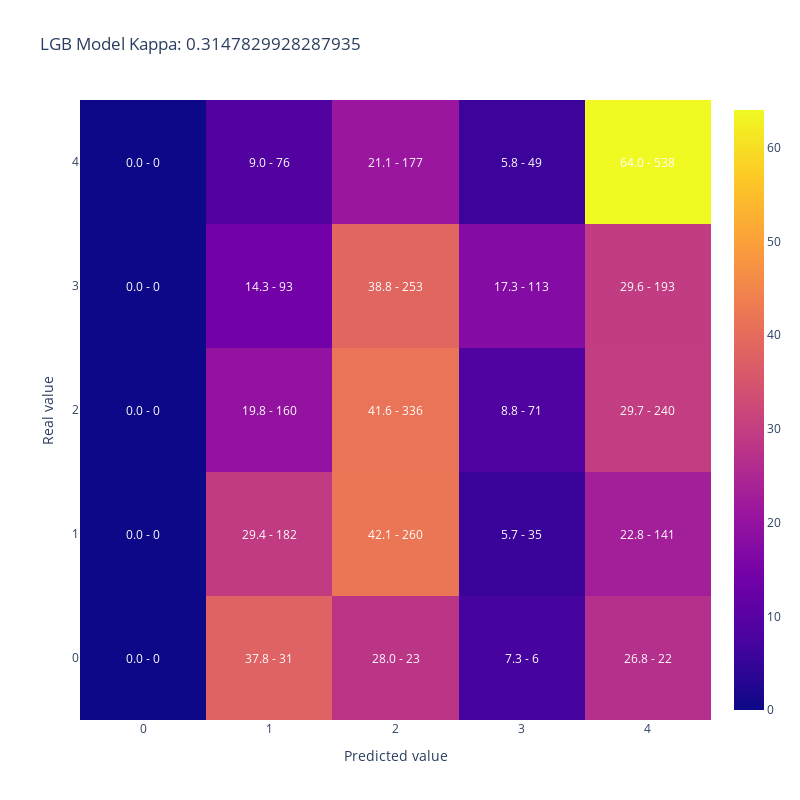

Notebook code cell kept with this figure:
### Code cell
plot_confusion_matrix(merged_datasets['AdoptionSpeed'],
                      merged_datasets['lgb_pred'], 
                    title = 'LGB Model Kappa: ' + str(cohen_kappa_score(merged_datasets['AdoptionSpeed'],
                                                                    merged_datasets['lgb_pred'], 
                                                                    weights='quadratic')))

### Figure 1 — Plotly figure (JSON) as saved in the notebook; plotly's stock layout.template omitted (floating-point values rounded to 4 significant figures)
{"data": [{"type": "heatmap", "x": [0, 1, 2, 3, 4], "y": [0, 1, 2, 3, 4], "z": [[0, 37.8, 28.05, 7.317, 26.83], [0, 29.45, 42.07, 5.663, 22.82], [0, 19.83, 41.64, 8.798, 29.74], [0, 14.26, 38.8, 17.33, 29.6], [0, 9.048, 21.07, 5.833, 64.05]]}], "layout": {"annotations": [{"font": {"color": "white"}, "showarrow": false, "text": "0.0 - 0", "x": 0, "xref": "x", "y": 0, "yref": "y"}, {"font": {"color": "white"}, "showarrow": false, "text": "37.8 - 31", "x": 1, "xref": "x", "y": 0, "yref": "y"}, {"font": {"color": "white"}, "showarrow": false, "text": "28.0 - 23", "x": 2, "xref": "x", "y": 0, "yref": "y"}, {"font": {"color": "white"}, "showarrow": false, "text": "7.3 - 6", "x": 3, "xref": "x", "y": 0, "yref": "y"}, {"font": {"color": "white"}, "showarrow": false, "text": "26.8 - 22", "x": 4, "xref": "x", "y": 0, "yref": "y"}, {"font": {"color": "white"}, "showarrow": false, "text": "0.0 - 0", "x": 0, "xref": "x", "y": 1, "yref": "y"}, {"font": {"color": "white"}, "showarrow": false, "text": "29.4 - 182", "x": 1, "xref": "x", "y": 1, "yref": "y"}, {"font": {"color": "white"}, "showarrow": false, "text": "42.1 - 260", "x": 2, "xref": "x", "y": 1, "yref": "y"}, {"font": {"color": "white"}, "showarrow": false, "text": "5.7 - 35", "x": 3, "xref": "x", "y": 1, "yref": "y"}, {"font": {"color": "white"}, "showarrow": false, "text": "22.8 - 141", "x": 4, "xref": "x", "y": 1, "yref": "y"}, {"font": {"color": "white"}, "showarrow": false, "text": "0.0 - 0", "x": 0, "xref": "x", "y": 2, "yref": "y"}, {"font": {"color": "white"}, "showarrow": false, "text": "19.8 - 160", "x": 1, "xref": "x", "y": 2, "yref": "y"}, {"font": {"color": "white"}, "showarrow": false, "text": "41.6 - 336", "x": 2, "xref": "x", "y": 2, "yref": "y"}, {"font": {"color": "white"}, "showarrow": false, "text": "8.8 - 71", "x": 3, "xref": "x", "y": 2, "yref": "y"}, {"font": {"color": "white"}, "showarrow": false, "text": "29.7 - 240", "x": 4, "xref": "x", "y": 2, "yref": "y"}, {"font": {"color": "white"}, "showarrow": false, "text": "0.0 - 0", "x": 0, "xref": "x", "y": 3, "yref": "y"}, {"font": {"color": "white"}, "showarrow": false, "text": "14.3 - 93", "x": 1, "xref": "x", "y": 3, "yref": "y"}, {"font": {"color": "white"}, "showarrow": false, "text": "38.8 - 253", "x": 2, "xref": "x", "y": 3, "yref": "y"}, {"font": {"color": "white"}, "showarrow": false, "text": "17.3 - 113", "x": 3, "xref": "x", "y": 3, "yref": "y"}, {"font": {"color": "white"}, "showarrow": false, "text": "29.6 - 193", "x": 4, "xref": "x", "y": 3, "yref": "y"}, {"font": {"color": "white"}, "showarrow": false, "text": "0.0 - 0", "x": 0, "xref": "x", "y": 4, "yref": "y"}, {"font": {"color": "white"}, "showarrow": false, "text": "9.0 - 76", "x": 1, "xref": "x", "y": 4, "yref": "y"}, {"font": {"color": "white"}, "showarrow": false, "text": "21.1 - 177", "x": 2, "xref": "x", "y": 4, "yref": "y"}, {"font": {"color": "white"}, "showarrow": false, "text": "5.8 - 49", "x": 3, "xref": "x", "y": 4, "yref": "y"}, {"font": {"color": "white"}, "showarrow": false, "text": "64.0 - 538", "x": 4, "xref": "x", "y": 4, "yref": "y"}], "height": 800, "title": {"text": "LGB Model Kappa: 0.3147829928287935"}, "width": 800, "xaxis": {"title": {"text": "Predicted value"}}, "yaxis": {"title": {"text": "Real value"}}}}
